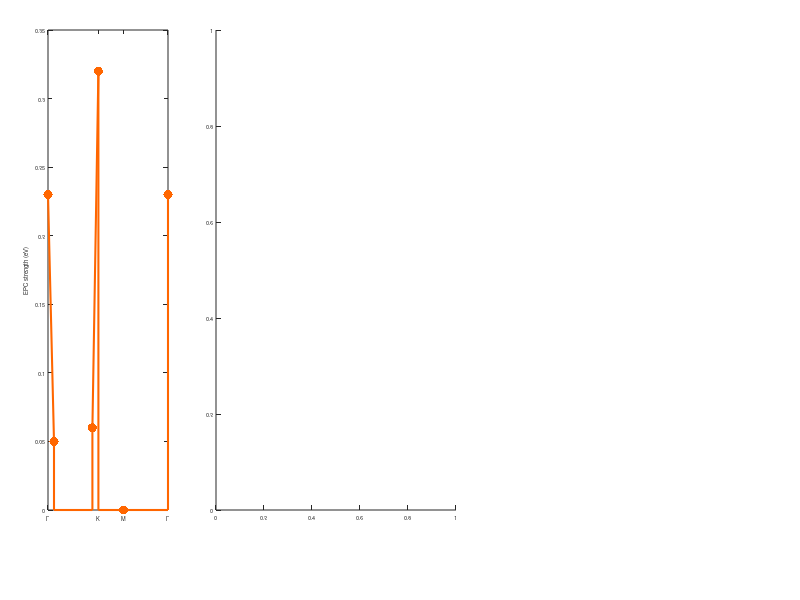

MATLAB code for this plot: (Note: this script raises an error after producing the figure.)
set(0, 'defaultaxesfontsize', 4, 'defaulttextfontsize', 4)
figure(3, 'position', [0 0 1000 400])
colours_pi = autumn(6);

% Plot EPC dispersion

subplot('Position', [0.06 0.15 0.15 0.8])
hold on
plot([0 0.05 0.05 0.37 0.37 0.37 0.42 0.42 0.63 1 1], [0.23 0.05 0 0 0 0.06 0.32 0 0 0 0.23], '-', 'Color', colours_pi(3, :), 'Linewidth', 1.5)
plot([0 0.05 0.37 0.42 0.63 1], [0.23 0.05 0.06 0.32 0 0.23], '.', 'Color', colours_pi(3, :), 'MarkerSize', 20)
hold off
ylabel('EPC strength (eV)')
xticks([0 0.42 0.63 1])
xticklabels({'\Gamma' 'K' 'M' '\Gamma'})
box on

% Plot resonance fit

subplot('Position', [0.27 0.15 0.3 0.8])
hold on
data_tmp = importdata('pi*/285.6eV.txt', ' ');
errorbar(data_tmp(:, 1), data_tmp(:, 2) / 170, data_tmp(:, 3) / 170, 'k.')
data_tmp = importdata('pi*/285.6eV_calc.txt', ' ');
plot(data_tmp(:, 1), data_tmp(:, 2) / max(data_tmp(:, 2)), '-', 'Color', colours_pi(3, :), 'LineWidth', 2)
plot([0.13 0.13 0.18 0.18 0.18 0.24 0.24], [0.9 0.95 0.95 1 0.95 0.95 0.9], 'k-')
text(0.18, 1.04, '1-phonon', "horizontalalignment", "center")
plot([0.28 0.28 0.36 0.36 0.36 0.44 0.44], [1 1.05 1.05 1.1 1.05 1.05 1], 'k-')
text(0.36, 1.14, '2-phonon', "horizontalalignment", "center")
plot([0.44 0.44 0.57 0.57 0.57 0.64 0.64], [0.9 0.95 0.95 1 0.95 0.95 0.9], 'k-')
text(0.57, 1.04, '3-phonon', "horizontalalignment", "center")
plot([0.6 0.6 0.78 0.78 0.78 0.84 0.84], [0.8 0.85 0.85 0.9 0.85 0.85 0.8], 'k-')
text(0.78, 0.94, '4-phonon', "horizontalalignment", "center")
text(0.75, 1.1, '285.6 eV', "horizontalalignment", "center")
hold off
xlim([0.08 0.88])
ylim([0 1.2])
xticks(0:0.1:0.8)
xlabel('Energy loss (eV)')
ylabel('Normalized intensity')
box on

% Plot energy dependence

subplot('Position', [0.65 0.15 0.05 0.8])
hold on
data_tmp = importdata('pi*/XAS.txt', ' ');
plot(data_tmp(:, 2), data_tmp(:, 1), 'k-', 'LineWidth', 1)
annotation('arrow', [0.7 0.68], [0.15 0.15], 'Color', colours_pi(1, :), 'LineWidth', 2)
annotation('arrow', [0.7 0.666], [0.31 0.31], 'Color', colours_pi(2, :), 'LineWidth', 2)
annotation('arrow', [0.7 0.656], [0.47 0.47], 'Color', colours_pi(3, :), 'LineWidth', 2)
annotation('arrow', [0.7 0.657], [0.63 0.63], 'Color', colours_pi(4, :), 'LineWidth', 2)
annotation('arrow', [0.7 0.678], [0.79 0.79], 'Color', colours_pi(5, :), 'LineWidth', 2)
hold off
xlim([0.9 1.8])
ylim([285.2 286.2])
xlabel('XAS')
ylabel('Incident energy (eV)')
xticks([])
box on
set(gca, 'XDir', 'reverse')

norm_tmp = [140 180 170 210 350];

subplot('Position', [0.701 0.15 0.25 0.8])
hold on
for i = 1:5
    data_tmp = importdata(['pi*/' num2str(285 + 0.2 * i, '%.1f') 'eV.txt'], ' ');
    errorbar(data_tmp(:, 1), data_tmp(:, 2) / norm_tmp(i) + i, data_tmp(:, 3) / norm_tmp(i), 'k.')
    data_tmp = importdata(['pi*/' num2str(285 + 0.2 * i, '%.1f') 'eV_calc.txt'], ' ');
    plot(data_tmp(:, 1), data_tmp(:, 2) / max(data_tmp(:, 2)) + i, '-', 'Color', colours_pi(i, :), 'Linewidth', 2)
end
hold off
xlim([0.08 0.88])
ylim([1 6])
xlabel('Energy loss (eV)')
ylabel('Normalized intensity', 'Position', [0.9 3.3], 'Rotation', 270)
yticks([])
box on

print('Fig3.pdf', '-dpdf', '-S1000,400')
